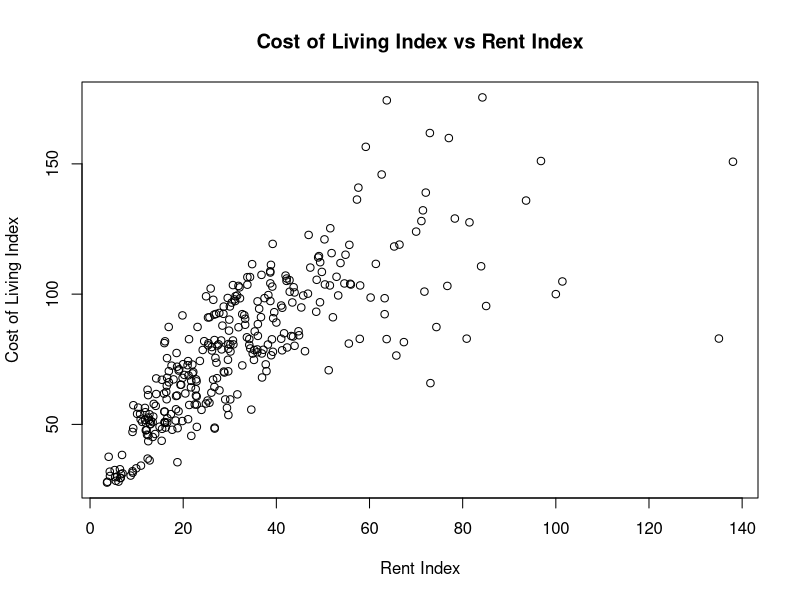
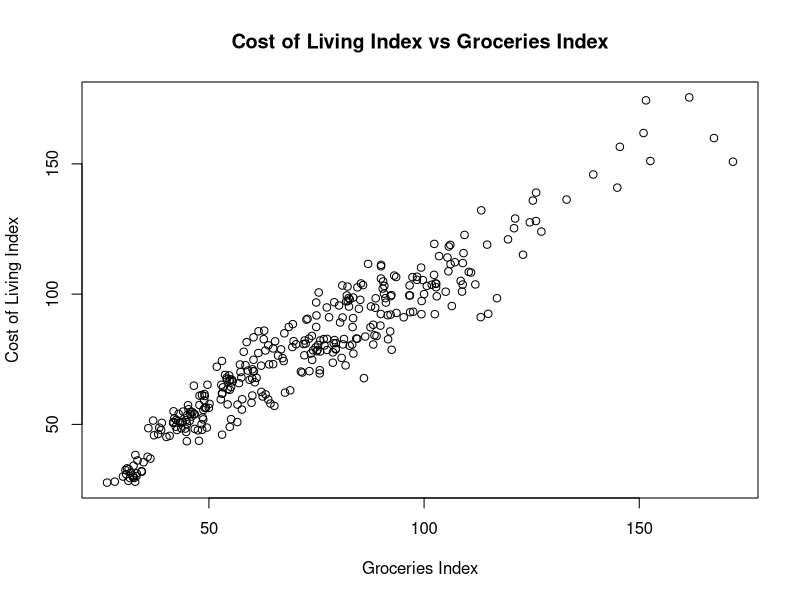
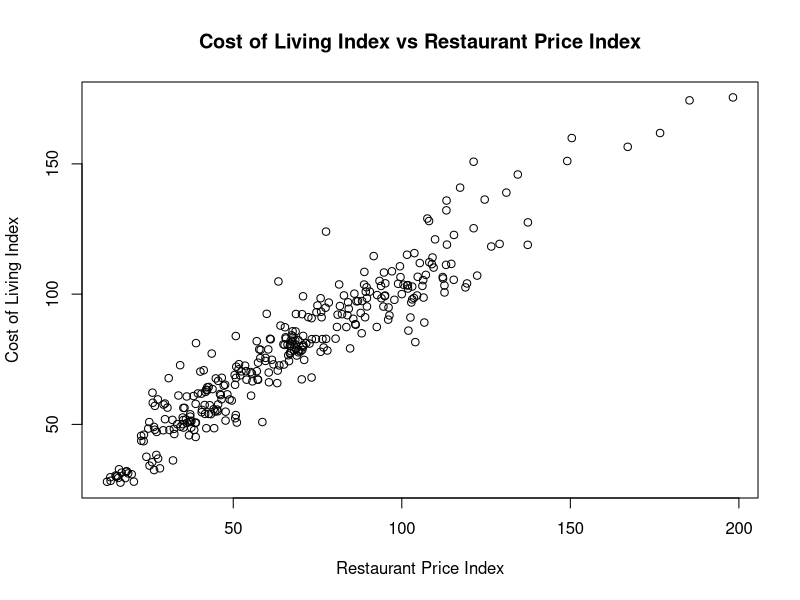
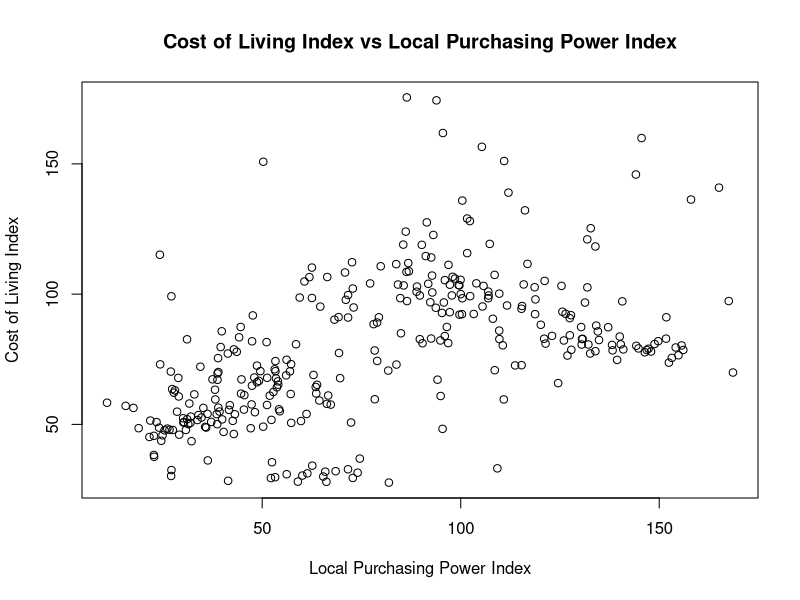
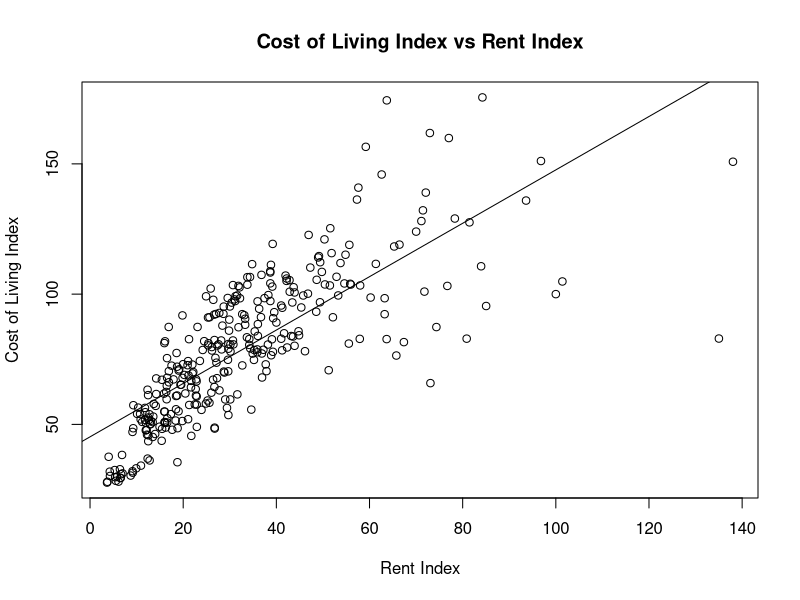
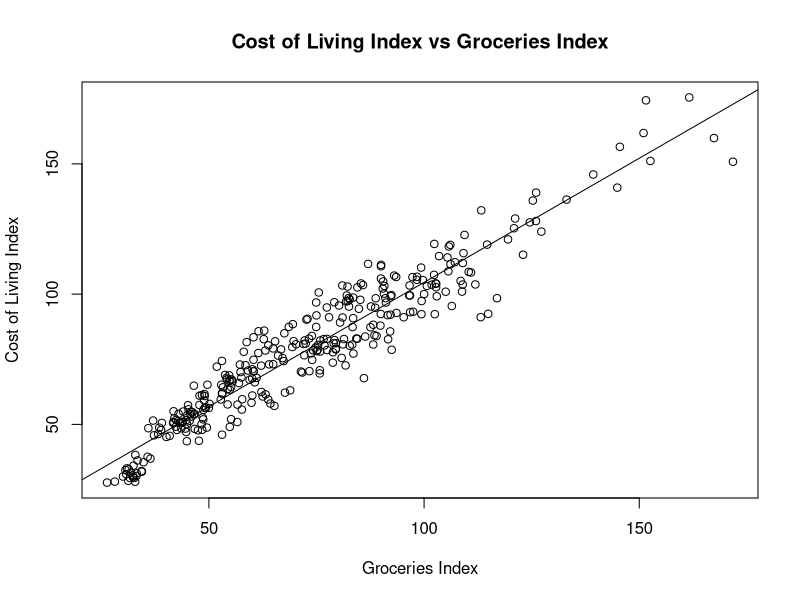
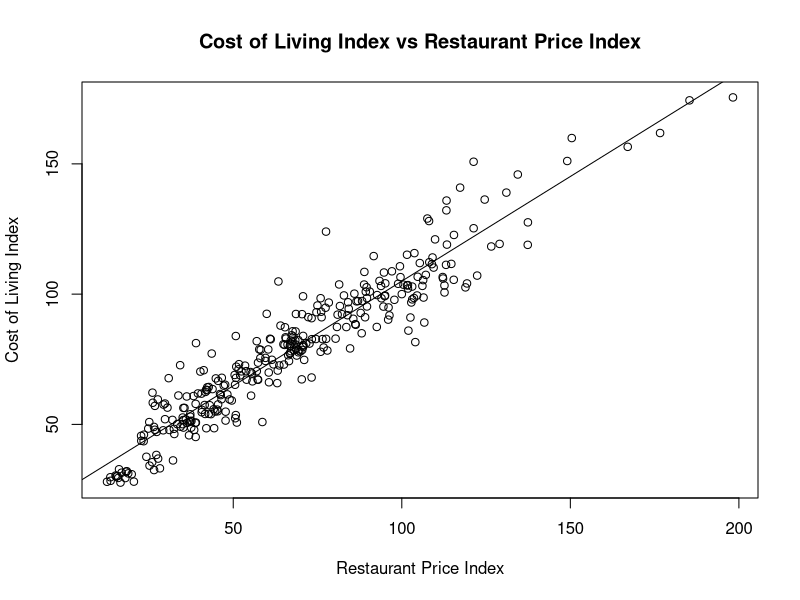
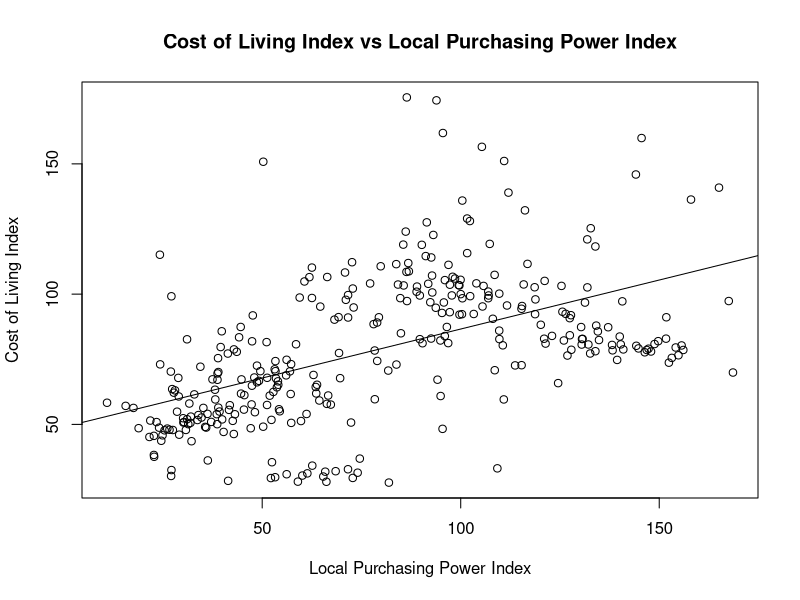

The R source for these figures, in order:
#----- HOMEWORK 1 -----#

#sets working directory
setwd("/Users/josephflynn/Documents/Baruch Content/Fall 2020/STA 4155/HW1")

#reads in text file into global environment as a list
my_data <- read.delim("Cost_of_Living_2013.txt",header = TRUE)

#Question 1: Scatter Plots of Cost of Living Index vs Other Index Variables

#1-graph per plot
par(mfrow  = c(1,1))

#Scatter Plot of Cost of Living Index vs Rent Index
plot(x = my_data$Rent.Index, y = my_data$Cost.of.Living.Index,
     xlab = "Rent Index", ylab = "Cost of Living Index",
     main = "Cost of Living Index vs Rent Index")

#Scatter Plot of Cost of Living Index vs Groceries Index
plot(x = my_data$Groceries.Index, y = my_data$Cost.of.Living.Index,
     xlab = "Groceries Index", ylab = "Cost of Living Index",
     main = "Cost of Living Index vs Groceries Index")

#Scatter Plot of Cost of Living Index vs Restaurant Price Index
plot(x = my_data$Restaurant.Price.Index, y = my_data$Cost.of.Living.Index,
     xlab = "Restaurant Price Index", ylab = "Cost of Living Index",
     main = "Cost of Living Index vs Restaurant Price Index")

#Scatter Plot of Cost of Living Index vs Local Purchasing Power Index
plot(x = my_data$Local.Purchasing.Power.Index, y = my_data$Cost.of.Living.Index,
     xlab = "Local Purchasing Power Index", ylab = "Cost of Living Index",
     main = "Cost of Living Index vs Local Purchasing Power Index")

#Question 2: Correlation Coefficient for Cost of Living Index vs Other Index Variables

#Correlation Coefficient for Cost of Living Index vs Rent Index
rent_cor <- cor(x = my_data$Rent.Index, y = my_data$Cost.of.Living.Index)

#Correlation Coefficient for Cost of Living Index vs Groceries Index
groceries_cor <- cor(x = my_data$Groceries.Index, y = my_data$Cost.of.Living.Index)

#Correlation Coefficient for Cost of Living Index vs Restaurant Price Index
restaurant_cor <- cor(x = my_data$Restaurant.Price.Index, y = my_data$Cost.of.Living.Index)

#Correlation Coefficient for Cost of Living Index vs Local Purchasing Power Index
local_cor <- cor(x = my_data$Local.Purchasing.Power.Index, y = my_data$Cost.of.Living.Index)

#Question 3: 

#Question 4(a): Linear Model for Cost of Living Index vs Other Index Variables

#Linear Model for Cost of Living Index vs Rent Index
rent_linear <- lm(Cost.of.Living.Index ~ Rent.Index, data = my_data)
rent_linear$coefficients

#Linear Model for Cost of Living Index vs Groceries Index 
groceries_linear <- lm(Cost.of.Living.Index ~ Groceries.Index, data = my_data)
groceries_linear$coefficients

#Linear Model for Cost of Living Index vs Restaurant Price Index
restaurant_linear <- lm(Cost.of.Living.Index ~ Restaurant.Price.Index, data = my_data)
restaurant_linear$coefficients

#Linear Model for Cost of Living Index vs Local Purchasing Power Index
local_linear <- lm(Cost.of.Living.Index ~ Local.Purchasing.Power.Index, data = my_data)
local_linear$coefficients

#Question 4(b): Re-plot Scatter Plots with Linear Model:

#1-graph per plot
par(mfrow  = c(1,1))

#Scatter Plot of Cost of Living Index vs Rent Index with Linear Regression
plot(x = my_data$Rent.Index, y = my_data$Cost.of.Living.Index,
     xlab = "Rent Index", ylab = "Cost of Living Index",
     main = "Cost of Living Index vs Rent Index")
abline(rent_linear)

#Scatter Plot of Cost of Living Index vs Groceries Index with Linear Regression
plot(x = my_data$Groceries.Index, y = my_data$Cost.of.Living.Index,
     xlab = "Groceries Index", ylab = "Cost of Living Index",
     main = "Cost of Living Index vs Groceries Index")
abline(groceries_linear)

#Scatter Plot of Cost of Living Index vs Restaurant Price Index with Linear Regression
plot(x = my_data$Restaurant.Price.Index, y = my_data$Cost.of.Living.Index,
     xlab = "Restaurant Price Index", ylab = "Cost of Living Index",
     main = "Cost of Living Index vs Restaurant Price Index")
abline(restaurant_linear)

#Scatter Plot of Cost of Living Index vs Local Purchasing Power Index with Linear Regression
plot(x = my_data$Local.Purchasing.Power.Index, y = my_data$Cost.of.Living.Index,
     xlab = "Local Purchasing Power Index", ylab = "Cost of Living Index",
     main = "Cost of Living Index vs Local Purchasing Power Index")
abline(local_linear)

#Question 4(c): Residual & Q-Q Plots for Cost of Living Index vs Other Index Variables

#2-graphs per plot
par(mfrow = c(1,2))

#Set 1: Cost of Living Index vs Rent Index
#Residuals vs Fitted Values for Cost of Living Index vs Rent Index
plot(x = rent_linear$fitted.values, y = rent_linear$residuals,
     xlab = "Fitted Value", ylab = "Residual",
     main = "Rent Index")
abline(0,0)

#Q-Q plot for Cost of Living Index vs Rent Index
qqnorm(rent_linear$residuals, main = "Rent Index")
qqline(rent_linear$residuals)

#Set 2: Cost of Living Index vs Groceries Index
#Residuals vs Fitted Values for Cost of Living Index vs Groceries Index
plot(x = groceries_linear$fitted.values, y = groceries_linear$residuals,
     xlab = "Fitted Value", ylab = "Residual",
     main = "Groceries Index")
abline(0,0)

#Q-Q plot for Cost of Living Index vs Groceries Index
qqnorm(groceries_linear$residuals, main = "Groceries Index")
qqline(groceries_linear$residuals)

#Set 3: Cost of Living Index vs Restaurant Price Index
#Residuals vs Fitted Values for Cost of Living Index vs Restaurant Price Index
plot(x = restaurant_linear$fitted.values, y = restaurant_linear$residuals,
     xlab = "Fitted Value", ylab = "Residual",
     main = "Restaurant Index")
abline(0,0)

#Q-Q plot for Cost of Living Index vs Restaurant Price Index
qqnorm(restaurant_linear$residuals, main = "Restaurant Index")
qqline(restaurant_linear$residuals)

#Set 4: Cost of Living Index vs Local Purchasing Power Index
#Residuals vs Fitted Values for Cost of Living Index vs Local Purchasing Power Index
plot(x = local_linear$fitted.values, y = local_linear$residuals,
     xlab = "Fitted Value", ylab = "Residual",
     main = "Local Purchasing Power Index")
abline(0,0)

#Q-Q plot for Cost of Living Index vs Local Purchasing Power Index
qqnorm(local_linear$residuals, main = "Local Purchasing Power Index")
qqline(local_linear$residuals)








